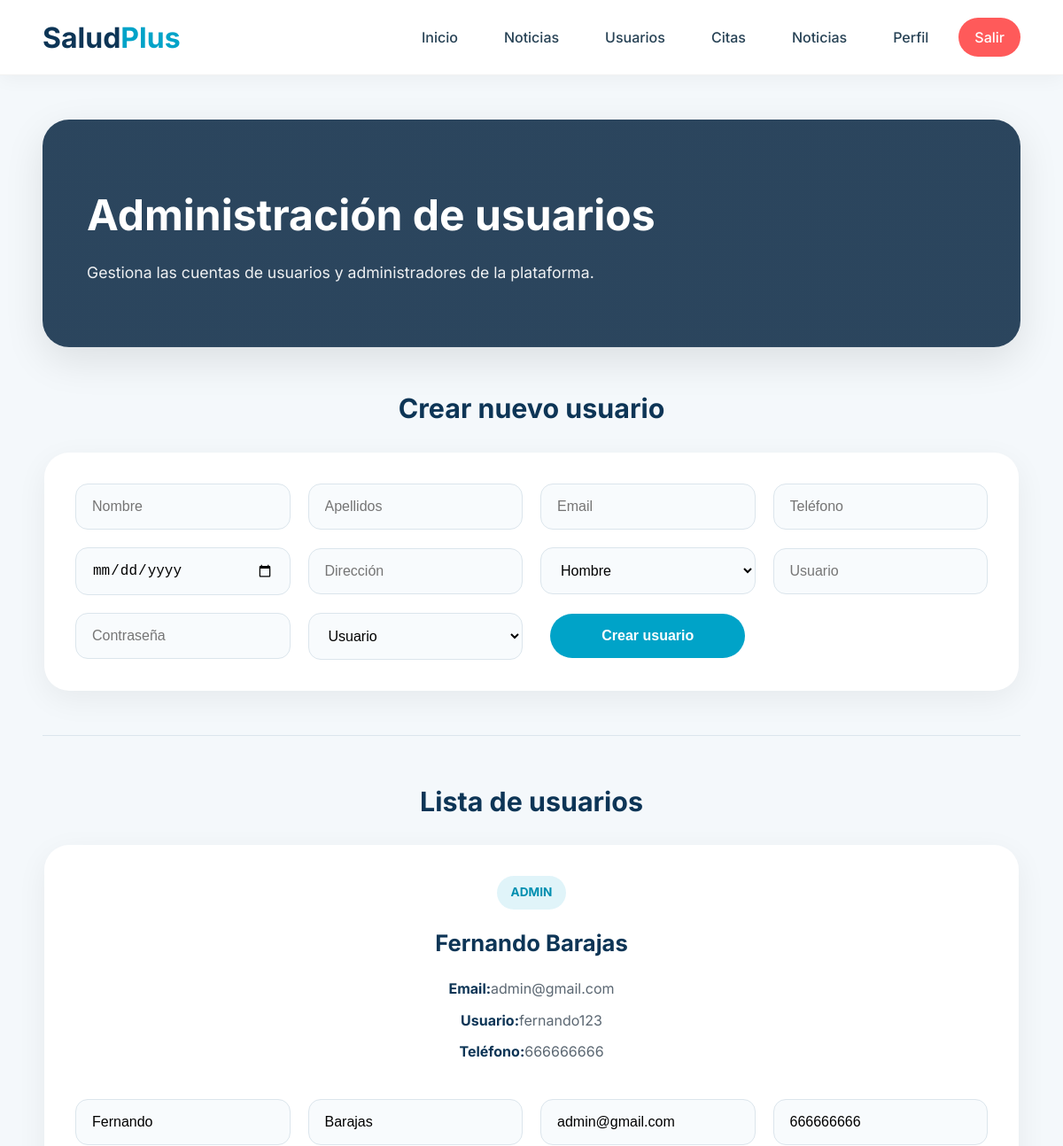
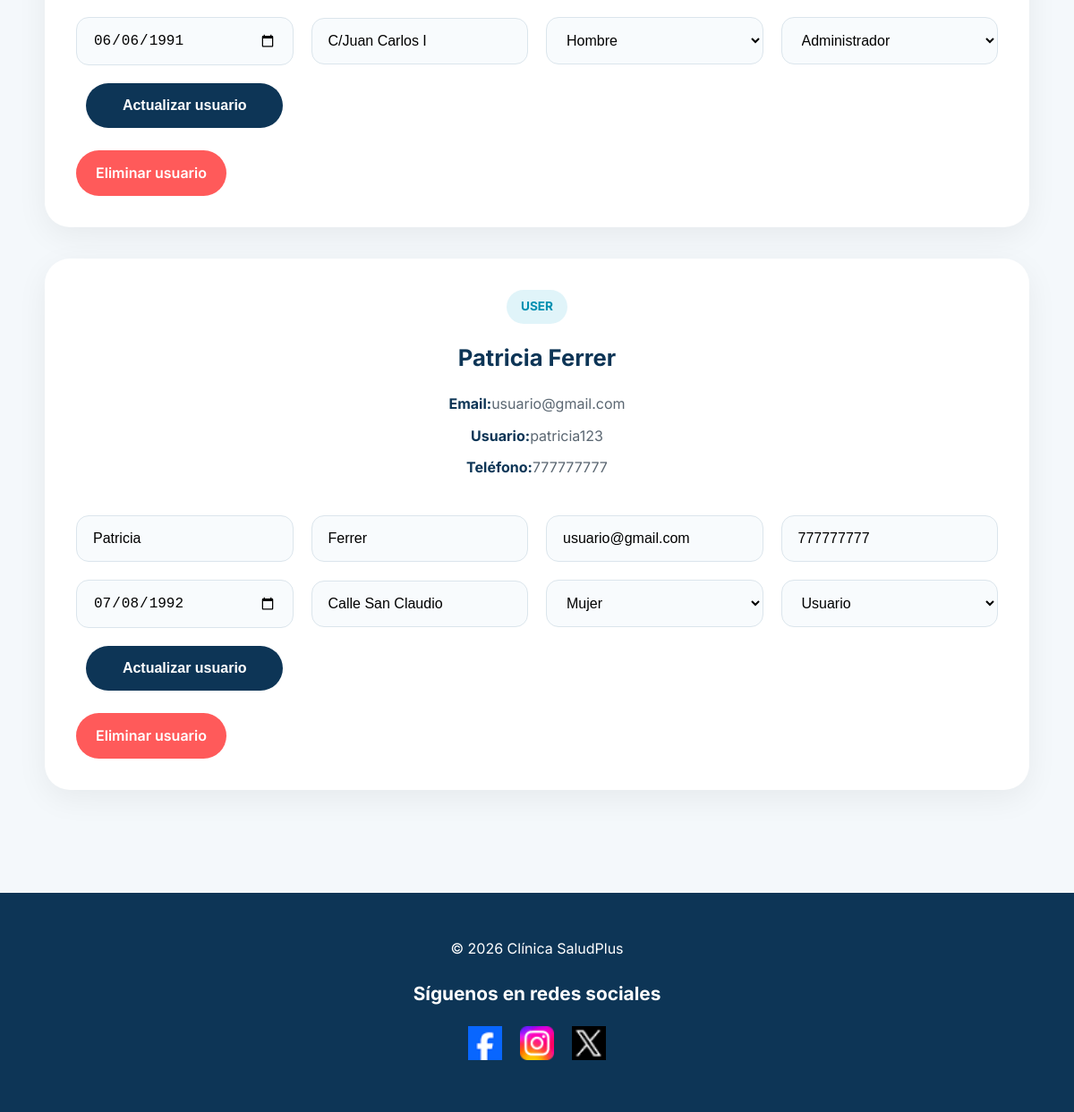
The page /admin/usuarios.php (signed in) on the database its author committed (2 pictures, top to bottom).
### tables this page shows
CREATE TABLE `users_login` (
  `idLogin` int(11) NOT NULL,
  `idUser` int(11) DEFAULT NULL,
  `usuario` varchar(50) DEFAULT NULL,
  `password` varchar(255) DEFAULT NULL,
  `rol` enum('user','admin') DEFAULT 'user'
);

CREATE TABLE `users_data` (
  `idUser` int(11) NOT NULL,
  `nombre` varchar(100) DEFAULT NULL,
  `apellidos` varchar(100) DEFAULT NULL,
  `email` varchar(100) DEFAULT NULL,
  `telefono` varchar(20) DEFAULT NULL,
  `fecha_nacimiento` date DEFAULT NULL,
  `direccion` varchar(255) DEFAULT NULL,
  `sexo` enum('Hombre','Mujer','Otro') DEFAULT NULL
);

### includes/SQL.php (called while the page is built, shortened)
<?php
class SQL
{
    public static function obtenerUsuariosAdmin()
    {
        $conn = DB::conn();
        $sql = "SELECT users_data.*, users_login.usuario, users_login.rol FROM users_data
            JOIN users_login
                ON users_data.idUser = users_login.idUser
            ORDER BY users_data.nombre ASC";
        $stmt = $conn->prepare($sql);
        $stmt->execute();
        return $stmt->fetchAll();
    }
}

### admin/usuarios.php (the view, shortened to what this page needs)
<?php
require_once("../includes/SQL.php");
$usuarios = SQL::obtenerUsuariosAdmin();
?>
<!DOCTYPE html>
<html lang="es">
<head>
    <link rel="stylesheet" href="<?= BASE_URL ?>css/usuariosadmin.css">
</head>
<body>
    <?php include("../includes/navbar.php"); ?>
    <div class="usuarios-container">
        <div class="usuarios-hero">
            <h1>Administración de usuarios</h1>
            <p>Gestiona las cuentas de usuarios y administradores de la plataforma.</p>
        </div>
        <h2>Crear nuevo usuario</h2>
        <div class="usuarios-card">
            <form class="usuarios-form" method="POST">
                <input type="text" name="nombre" placeholder="Nombre" required>
                <input type="text" name="apellidos" placeholder="Apellidos" required>
                <input type="email" name="email" placeholder="Email" required>
                <input type="text" name="telefono" placeholder="Teléfono" required>
                <input type="date" name="fecha" required>
                <input type="text" name="direccion" placeholder="Dirección">
                <select name="sexo">
                    <option value="Hombre">Hombre</option>
                </select>
                <input type="text" name="usuario" placeholder="Usuario" required>
                <input type="password" name="password" placeholder="Contraseña" required>
                <select name="rol">
                    <option value="user">Usuario</option>
                </select>
                <button class="usuarios-btn" type="submit" name="crear">Crear usuario</button>
            </form>
        </div>
        <hr>
        <h2>Lista de usuarios</h2>
        <?php foreach ($usuarios as $fila): ?>
            <div class="usuario-card">
                <div class="usuario-info">
                    <div class="usuario-badge">
                        <?= strtoupper(htmlspecialchars($fila['rol'])) ?>
                    </div>
                    <h3><?= htmlspecialchars($fila['nombre'] . " " . $fila['apellidos']) ?></h3>
                    <p><strong>Email:</strong><?= htmlspecialchars($fila['email']) ?></p>
                    <p><strong>Usuario:</strong><?= htmlspecialchars($fila['usuario']) ?></p>
                    <p><strong>Teléfono:</strong><?= htmlspecialchars($fila['telefono']) ?></p>
                </div>
                <form class="usuarios-form editar-form" method="POST">
                    <input type="text" name="nombre" value="<?= htmlspecialchars($fila['nombre']) ?>" required>
                    <input type="text" name="apellidos" value="<?= htmlspecialchars($fila['apellidos']) ?>" required>
                    <input type="email" name="email" value="<?= htmlspecialchars($fila['email']) ?>" required>
                    <input type="text" name="telefono" value="<?= htmlspecialchars($fila['telefono']) ?>" required>
                    <input type="date" name="fecha" value="<?= htmlspecialchars($fila['fecha_nacimiento']) ?>" required>
                    <input type="text" name="direccion" value="<?= htmlspecialchars($fila['direccion']) ?>">
                    <select name="sexo">
                        <option value="Hombre" <?= $fila['sexo'] === "Hombre" ? "selected" : "" ?>>Hombre</option>
                        <option value="Mujer" <?= $fila['sexo'] === "Mujer" ? "selected" : "" ?>>Mujer</option>
                    </select>
                    <select name="rol">
                        <option value="user" <?= $fila['rol'] === "user" ? "selected" : "" ?>>Usuario</option>
                        <option value="admin" <?= $fila['rol'] === "admin" ? "selected" : "" ?>>Administrador</option>
                    </select>
                    <button class="usuarios-btn btn-actualizar" type="submit" name="editar">Actualizar usuario</button>
                </form>
                <a class="btn-eliminar" href="usuarios.php?eliminar=<?= $fila['idUser'] ?>">Eliminar usuario</a>
            </div>
        <?php endforeach; ?>
    </div>
    <footer>
        © 2026 Clínica SaludPlus
        <h3>Síguenos en redes sociales</h3>
        <p>
            <a href="https://www.facebook.com/" target="_blank"><img src="../images/images_index/logofacebook.png"
                    alt="Facebook"></a>
            <a href="https://www.instagram.com/" target="_blank"><img src="../images/images_index/logoinstagram.png"
                    alt="Instagram"></a>
            <a href="https://x.com/?lang=es" target="_blank"><img src="../images/images_index/logotwitter.png" alt="X"></a>
        </p>
    </footer>
</body>
</html>

### css/usuariosadmin.css (style rules this page uses)
* { margin: 0; padding: 0; box-sizing: border-box; }
body { font-family: 'Inter', sans-serif; background: #f4f8fb; color: #1d2b36; line-height: 1.6; }
.usuarios-container { width: 92%; max-width: 1250px; margin: auto; padding: 50px 0 80px; }
.usuarios-hero { background: linear-gradient(rgba(8, 38, 66, 0.85), rgba(8, 38, 66, 0.85)); background-size: cover; background-position: center; border-radius: 30px; padding: 70px 50px; color: white; margin-bottom: 45px; box-shadow: 0 15px 45px rgba(0,0,0,0.10); }
.usuarios-hero h1 { font-size: 3rem; margin-bottom: 12px; }
.usuarios-hero p { font-size: 1.1rem; opacity: 0.92; }
h2 { color: #0d3556; font-size: 1.9rem; margin-top: 20px; margin-bottom: 25px; text-align: center; }
.usuarios-card, .usuario-card { background: white; border-radius: 28px; padding: 35px; margin-bottom: 35px; max-width: 1100px; margin-left: auto; margin-right: auto; box-shadow: 0 10px 35px rgba(0,0,0,0.06); }
.usuario-info { display: flex; flex-direction: column; align-items: center; text-align: center; margin-bottom: 30px; }
.usuario-info h3 { color: #0d3556; font-size: 1.6rem; margin-bottom: 18px; }
.usuario-info p { margin-bottom: 10px; color: #5b6772; }
.usuario-info strong { color: #0d3556; }
.usuario-badge { display: inline-block; background: rgba(0,163,200,0.12); color: #008fb0; padding: 8px 16px; border-radius: 40px; font-size: 0.85rem; font-weight: 700; margin-bottom: 18px; }
.usuarios-form { display: grid; grid-template-columns: repeat(auto-fit, minmax(240px, 1fr)); gap: 20px; align-items: center; }
.usuarios-form input, .usuarios-form select { width: 100%; padding: 16px 18px; border-radius: 14px; border: 1px solid #dbe5ec; background: #f8fbfd; font-size: 1rem; outline: none; transition: all 0.3s ease; }
.usuarios-btn { border: none; background: #00a3c8; color: white; padding: 16px 22px; border-radius: 40px; font-size: 1rem; font-weight: 600; cursor: pointer; transition: all 0.3s ease; justify-self: center; min-width: 220px; }
.btn-actualizar { background: #0d3556; }
.btn-eliminar { display: inline-block; margin-top: 25px; text-decoration: none; background: #ff5a5a; color: white; padding: 13px 22px; border-radius: 40px; font-weight: 600; transition: all 0.3s ease; text-align: center; }
hr { border: none; height: 1px; background: #dbe5ec; margin: 50px 0; }
footer { background: #0d3556; color: white; text-align: center; padding: 50px 20px; }
footer h3 { margin: 20px 0; font-size: 1.3rem; }
footer p { display: flex; justify-content: center; gap: 20px; }
footer img { width: 38px; transition: transform 0.3s ease; }

### css/navbar.css (style rules this page uses)
* { margin: 0; padding: 0; box-sizing: border-box; }

### rows shown on the page
users_login: rol "ADMIN", idUser.apellidos "Fernando Barajas", idUser.email "admin@gmail.com", usuario "fernando123", idUser.telefono "666666666", nombre "Fernando", apellidos "Barajas", email "admin@gmail.com", telefono "666666666", fecha "06/06/1991", direccion "C/Juan Carlos I", rol "Administrador"
users_login: rol "USER", idUser.apellidos "Patricia Ferrer", idUser.email "usuario@gmail.com", usuario "patricia123", idUser.telefono "777777777", nombre "Patricia", apellidos "Ferrer", email "usuario@gmail.com", telefono "777777777", fecha "07/08/1992", direccion "Calle San Claudio", rol "Usuario"
